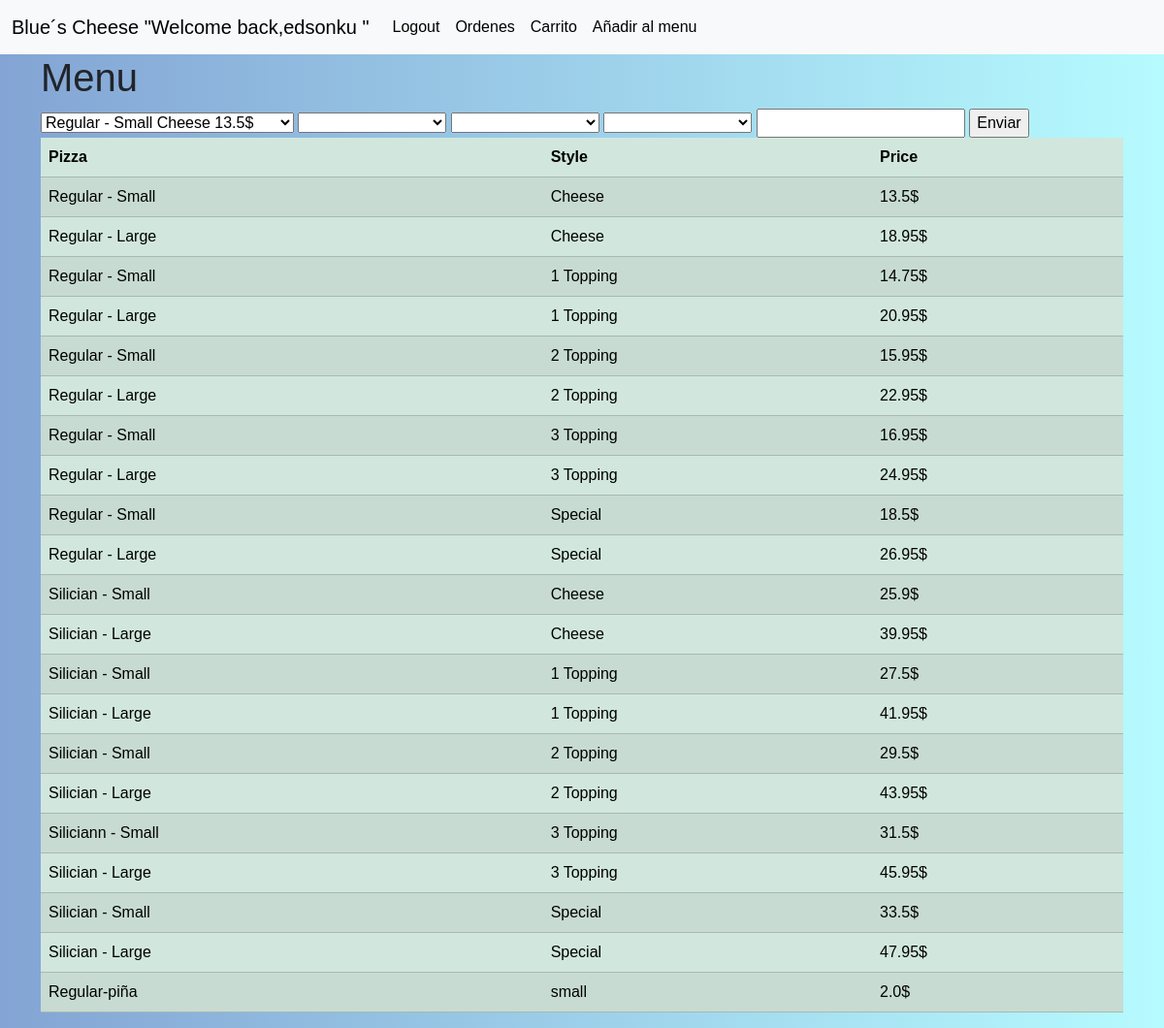
The app's page /addpizza/ (signed in) with its own data.
### orders/models.py (models this page shows, shortened)
class Pizza(models.Model):
    pizza = models.CharField(verbose_name="Estilo", max_length=50)
    size = models.CharField(verbose_name="Tamaño", max_length=75)
    price = models.FloatField(verbose_name="Precio")
    class Meta:
        verbose_name="Pizza"
        verbose_name_plural="Pizzas"

### orders/views.py (the view)
# urls.py: path("addpizza/", views.addpizza, name="addpizza"),
def addpizza(request):
    if request.method=="POST":
        orden=getorder(request.user)
        id_t1=request.POST.get("toping1")
        id_t2=request.POST.get("toping2")
        id_t3=request.POST.get("toping3")
        cantidad=int(request.POST.get("cantidad"))
        print("---------------------------cantidad")
        print(cantidad)
        id_pizza=request.POST.get("pizza")
        pizza=Pizza.objects.get(pk=id_pizza)
        print("---------------------------idpizza")
        print(pizza)
        price=pizza.price
        size=pizza.size
        print("----------------price")
        print(size)
        top=[]
        if size=="1 Topping":
            t1=Topings.objects.get(pk=id_t1)
            print(t1)
            top.append(t1)
        if size=="2 Topping":
            t1=Topings.objects.get(pk=id_t1)
            print(t1)
            t2=Topings.objects.get(pk=id_t2)
            print(t2)
            top.append(t1)
            top.append(t2)
        if size=="3 Topping":
            t1=Topings.objects.get(pk=id_t1)
            print(t1)
            t2=Topings.objects.get(pk=id_t2)
            print(t2)
            t3=Topings.objects.get(pk=id_t3)
            print(t3)
            top.append(t1)
            top.append(t2)
            top.append(t3)
        total_pizza=(price*cantidad)
        print("----------------total")
        print(total_pizza)
        orden.total+=total_pizza
        orden.save()
        detallepizza_O=Detallepizza(orden=orden,pizza=pizza,cantidad=cantidad,price=pizza.price)
        messages.success(request,f"Agregado al carrito")
        print("---------------------------")
        print(detallepizza_O)
        detallepizza_O.save()
        for i in top:
            detallepizza_O.toppings.add(i)
        return redirect("/")
    else:
        context = {
        "pizza": Pizza.objects.all(), # select * from pizza
        "topping":Topings.objects.all(),
    }
    return render(request, 'orders/addpizza.html',context)

### orders/templates/orders/addpizza.html (shortened to what this page needs)
{% extends 'base.html' %}
{% block main %}
<h1>Menu</h1>
{% if user.is_authenticated %}
<form method="post" action="{% url 'addpizza' %}">
<select name="pizza" size="1" id="">
    {% for x in pizza%}
    <option value="{{x.pk}}">{{x.pizza}}  {{x.size}}   {{x.price}}$</option>
    {%endfor%}
</select>
<select name="toping1" id="">
    <option selected>  </option>
    {% for y in topping%}
    <option value="{{y.pk}}">{{y.topings}}</option>
    {%endfor%}
</select>
<select name="toping2" id="">
    <option  selected>  </option>
    {% for y in topping%}
    <option value="{{y.pk}}">{{y.topings}}</option>
    {%endfor%}
</select>
<select name="toping3" id="">
    <option selected>  </option>
    {% for y in topping%}
    <option value="{{y.pk}}">{{y.topings}}</option>
    {%endfor%}
</select>
<input type="number" name="cantidad" min="0" required>
<input type="submit" value="Enviar">
</form>
<table class="table table-success table-striped">
    <thead>
        <th>Pizza</th>
        <th>Style</th>
        <th>Price</th>
    </thead>
    <tbody>
        {% for x in pizza%}
        <tr>
            <td>{{x.pizza}}</td>
            <td>{{x.size}}</td>
            <td>{{x.price}}$</td>
        </tr>
        {%endfor%}
    </tbody>
</table>
{% endif %}
{% endblock %}

### templates/base.html (shortened to what this page needs)
{% load bootstrap5 %}
<!DOCTYPE html>
<html lang="en">
<head>
  {% bootstrap_css %}
  {% load static %}
  <link rel="stylesheet" href="{% static 'style.css' %}">
</head>
<body>
  <nav class="navbar navbar-expand-lg navbar-light bg-light " >
    <div class="container-fluid">
      <a class="navbar-brand" href="/">Blue´s Cheese
        {% if user.is_authenticated %}
        "Welcome back,{{ user.username }} "
        {% endif %}</a>
      <div class="collapse navbar-collapse" id="navbarNavAltMarkup">
        <div class="navbar-nav">
          {% if user.is_authenticated %}
          <a class="nav-link active" aria-current="page" href="{% url 'logout' %}">Logout</a>
          <a class="nav-link active" aria-current="page" href="{% url 'ordenes' %}">Ordenes</a>
          <a class="nav-link active" aria-current="page" href="{% url 'car' %}">Carrito</a>
          <a class="nav-link active" aria-current="page" href="{% url 'addmenu' %}">Añadir al menu</a>
          {%else%}
          <a class="nav-link" href="{% url 'login' %}">Login</a>
          <a class="nav-link" href="{% url 'register' %}">Register</a>
          {% endif %}
        </div>
      </div>
    </div>
  </nav>
  <div class="container">
    {% block main %}
    {% endblock main %}
  </div>
</body>
</html>

### static/style.css (style rules this page uses)
* { box-sizing: border-box; }
body { font-family: "Raleway", sans-serif; background-image: linear-gradient(to right, #83a4d4,#b6fbff); }

### records on screen
Pizza: pizza "Regular - Small", size "Cheese", price "13.5"
Pizza: pizza "Regular - Large", size "Cheese", price "18.95"
Pizza: pizza "Regular - Small", size "1 Topping", price "14.75"
Pizza: pizza "Regular - Large", size "1 Topping", price "20.95"
Pizza: pizza "Regular - Small", size "2 Topping", price "15.95"
Pizza: pizza "Regular - Large", size "2 Topping", price "22.95"
Pizza: pizza "Regular - Small", size "3 Topping", price "16.95"
Pizza: pizza "Regular - Large", size "3 Topping", price "24.95"
Pizza: pizza "Regular - Small", size "Special", price "18.5"
Pizza: pizza "Regular - Large", size "Special", price "26.95"
Pizza: pizza "Silician - Small", size "Cheese", price "25.9"
Pizza: pizza "Silician - Large", size "Cheese", price "39.95"
Pizza: pizza "Silician - Small", size "1 Topping", price "27.5"
Pizza: pizza "Silician - Large", size "1 Topping", price "41.95"
Pizza: pizza "Silician - Small", size "2 Topping", price "29.5"
Pizza: pizza "Silician - Large", size "2 Topping", price "43.95"
Pizza: pizza "Siliciann - Small", size "3 Topping", price "31.5"
Pizza: pizza "Silician - Large", size "3 Topping", price "45.95"
Pizza: pizza "Silician - Small", size "Special", price "33.5"
Pizza: pizza "Silician - Large", size "Special", price "47.95"
Pizza: pizza "Regular-piña", size "small", price "2.0"

### other values on screen
{{ user.username }} "edsonku"
form field pizza "Regular - Small Cheese 13.5$"
